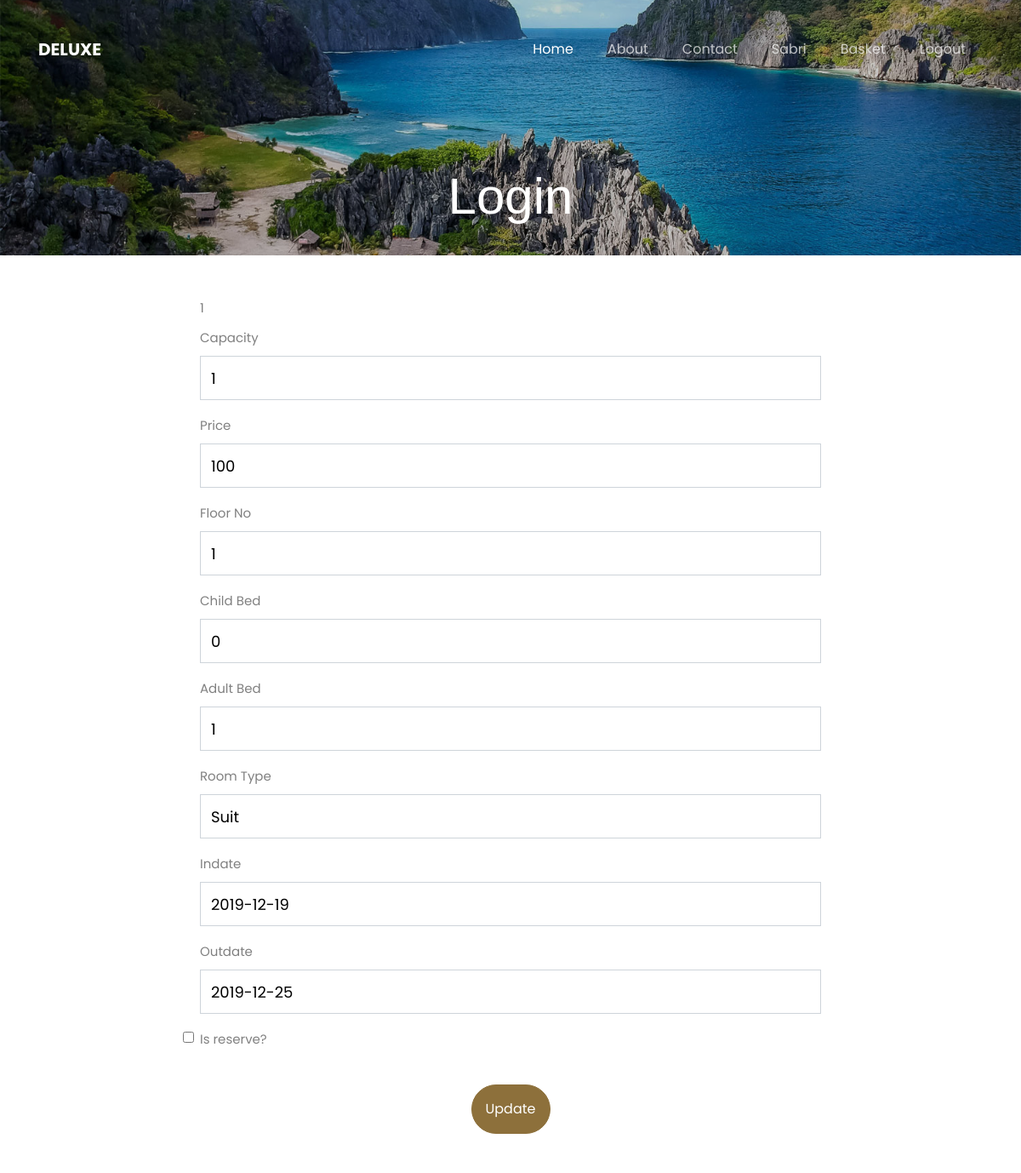
The app's page /getupdateroom/1 (signed in, upper part), older data.
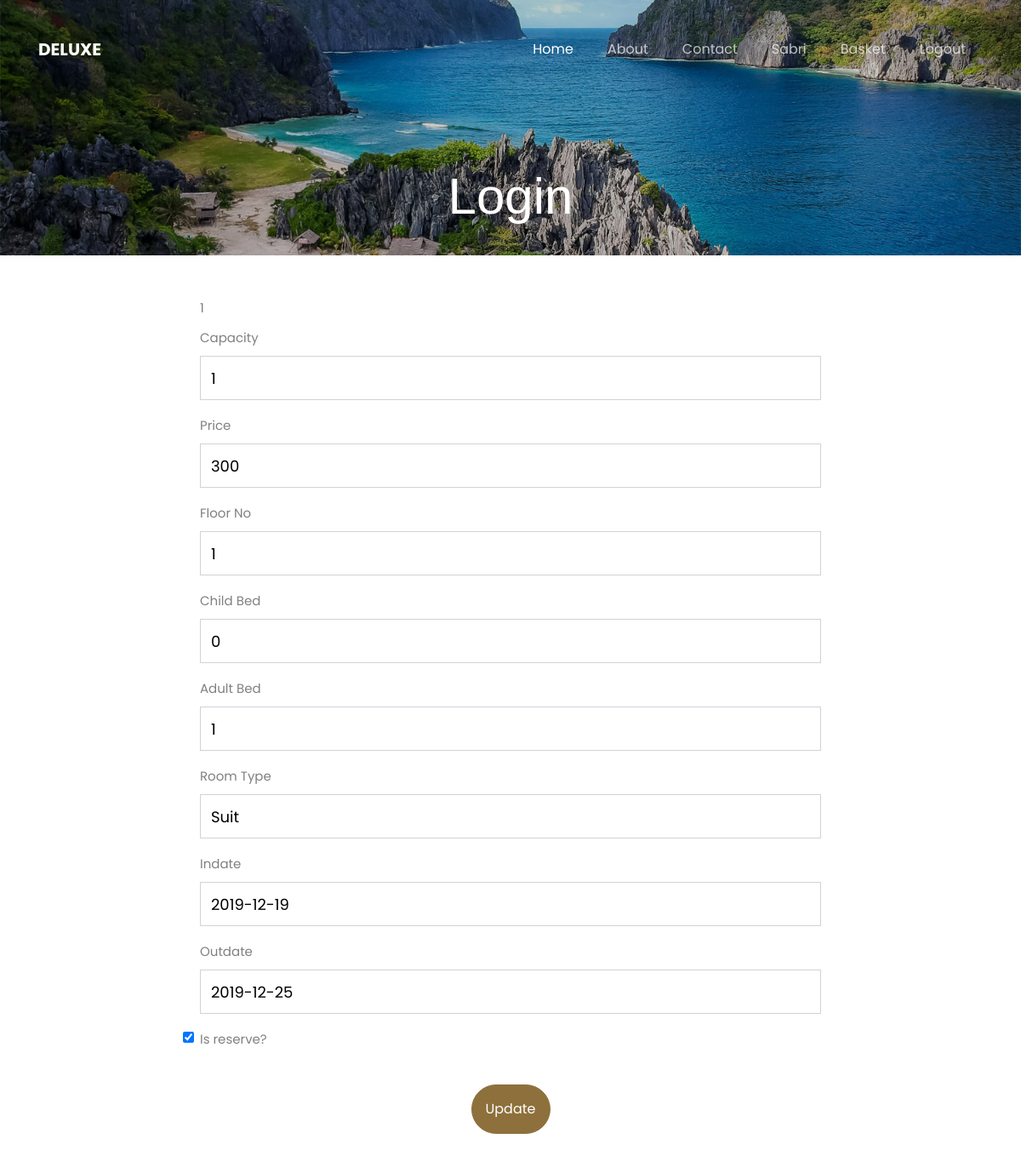
The same page, newer data.
### app.py (models this page shows)
class Room(db.Model):
    roomno = db.Column(db.Integer, primary_key=True)
    price = db.Column(db.Integer)
    capacity = db.Column(db.Integer)
    floorno = db.Column(db.Integer)
    childbed = db.Column(db.Integer)
    adultbed = db.Column(db.Integer)
    roomtype = db.Column(db.String(255))
    inDate = db.Column(db.Date)
    outDate=db.Column(db.Date)
    isreserve = db.Column('is_reserve',db.Boolean)
    reservations = db.relationship('Reservation',backref='room')

### app.py (the view)
@app.route('/getupdateroom/<roomno>',methods=['GET','POST'])
def getupdateroom(roomno):
    if request.method=='GET':
        room = Room.query.filter_by(roomno=roomno).first()
        return render_template('updateroom.html',room=room)

### app.py (called while the page is built)
@login_manager.user_loader
def load_user(user_id):
    return User.query.get(int(user_id))

### templates/updateroom.html
{% extends "layout.html" %}
{% block content %}
<div class="hero-wrap" style="background-image: url({{url_for('static',filename='images/bg_1.jpg')}});">
    <div class="overlay"></div>
      <div class="container">
        <div class="row no-gutters slider-text d-flex align-itemd-end justify-content-center">
          <div class="col-md-9 ftco-animate text-center d-flex align-items-end justify-content-center">
          	<div class="text">
	            <h1 class="mb-4 bread">Login</h1>
            </div>
          </div>
        </div>
    </div>
</div>
<div class="container">
    <div class="row justify-content-center">
        <div class="col-8 justify-content-center pt-5 pb-5">
            <form action="/updateroom/{{room.roomno}}" method="POST">
                <div class="form-group">
                    <label for="roomno">{{room.roomno}}</label><br>
                    <label>Capacity</label>
                    <input type="text" class="form-control" name="capacity" id="capacity" value="{{room.capacity}}">
                </div>
                <div class="form-group">
                    <label for="price">Price</label>
                    <input type="text" class="form-control" id="price" name="price" value="{{room.price}}">
                </div>
                <div class="form-group">
                    <label for="price">Floor No</label>
                    <input type="text" class="form-control" id="floorno" name="floorno" value="{{room.floorno}}">
                </div>
                <div class="form-group">
                    <label for="price">Child Bed</label>
                    <input type="text" class="form-control" id="childbed" name="childbed" value="{{room.childbed}}">
                </div>
                <div class="form-group">
                    <label for="price">Adult Bed</label>
                    <input type="text" class="form-control" id="adultbed" name="adultbed" value="{{room.adultbed}}">
                </div>
                <div class="form-group">
                    <label for="price">Room Type</label>
                    <input type="text" class="form-control" id="roomtype" name="roomtype" value="{{room.roomtype}}">
                </div>
                <div class="form-group">
                    <label for="price">Indate</label>
                    <input type="text" class="form-control" id="inDate" name="inDate" value="{{room.inDate}}">
                </div>
                <div class="form-group">
                    <label for="price">Outdate</label>
                    <input type="text" class="form-control" id="outDate" name="outDate" value="{{room.outDate}}">
                </div>
                <div class="form-group">
                {% if room.isreserve == True %}
                    <input type="checkbox" class="form-check-input" id="isreserve" name="isreserve" checked>
                {% else %}
                    <input type="checkbox" class="form-check-input" id="isreserve" name="isreserve">
                {% endif %}
                    <label for="price">Is reserve?</label>
                </div>
                <div class="text-center pt-3">
                    <button type="submit" class="btn btn-primary p-3">Update</button>
                </div>
            </form>
        </div>
    </div>
</div>
{% endblock content %}

Row changes from the older to the newer data that the page shows:
changed Room "Suit": price "100" → "300"
Text that changed along with them:
form field isreserve: (not shown) → "☑"
form field isreserve: "☐" → (not shown)
